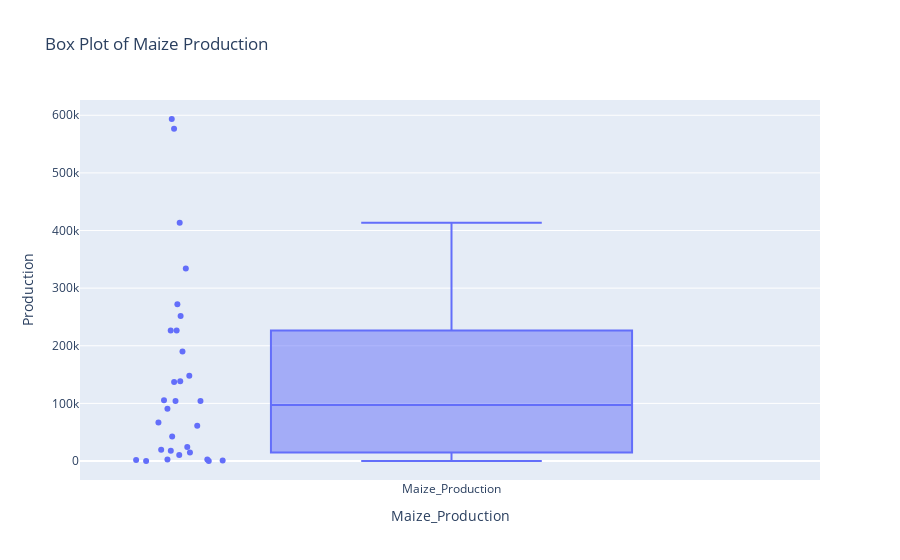

Notebook code for this chart:
### Code cell
Case_file_melt = Working_Directory[['Maize_Production']].melt(var_name='Maize_Production', value_name='Production')

# Create box plots for each column
fig = px.box(Case_file_melt[1:], x='Maize_Production', y='Production', title='Box Plot of Maize Production',points = "all")

# Show the figure
fig.show()

### Figure 1 — Plotly figure (JSON) as saved in the notebook; plotly's stock layout.template omitted (floating-point values rounded to 4 significant figures)
{"data": [{"alignmentgroup": "True", "boxpoints": "all", "hovertemplate": "Maize_Production=%{x}<br>Production=%{y}<extra></extra>", "legendgroup": "", "marker": {"color": "#636efa"}, "name": "", "notched": false, "offsetgroup": "", "orientation": "v", "showlegend": false, "type": "box", "x": ["Maize_Production", "Maize_Production", "Maize_Production", "Maize_Production", "Maize_Production", "Maize_Production", "Maize_Production", "Maize_Production", "Maize_Production", "Maize_Production", "Maize_Production", "Maize_Production", "Maize_Production", "Maize_Production", "Maize_Production", "Maize_Production", "Maize_Production", "Maize_Production", "Maize_Production", "Maize_Production", "Maize_Production", "Maize_Production", "Maize_Production", "Maize_Production", "Maize_Production", "Maize_Production", "Maize_Production", "Maize_Production", "Maize_Production", "Maize_Production"], "x0": " ", "xaxis": "x", "y": [42583, 10450, 271975, 593544, 1759, 105491, 226532, 66868, 61353, 0, 109, 333937, 17921, 19387, 137154, 147886, 576758, 226327, 251699, 90634, 138476, 413487, 24088, 104045, 2791, 14621, 2673, 723, 190252, 104045], "y0": " ", "yaxis": "y"}], "layout": {"boxmode": "group", "legend": {"tracegroupgap": 0}, "title": {"text": "Box Plot of Maize Production"}, "xaxis": {"anchor": "y", "domain": [0, 1], "title": {"text": "Maize_Production"}}, "yaxis": {"anchor": "x", "domain": [0, 1], "title": {"text": "Production"}}}}
